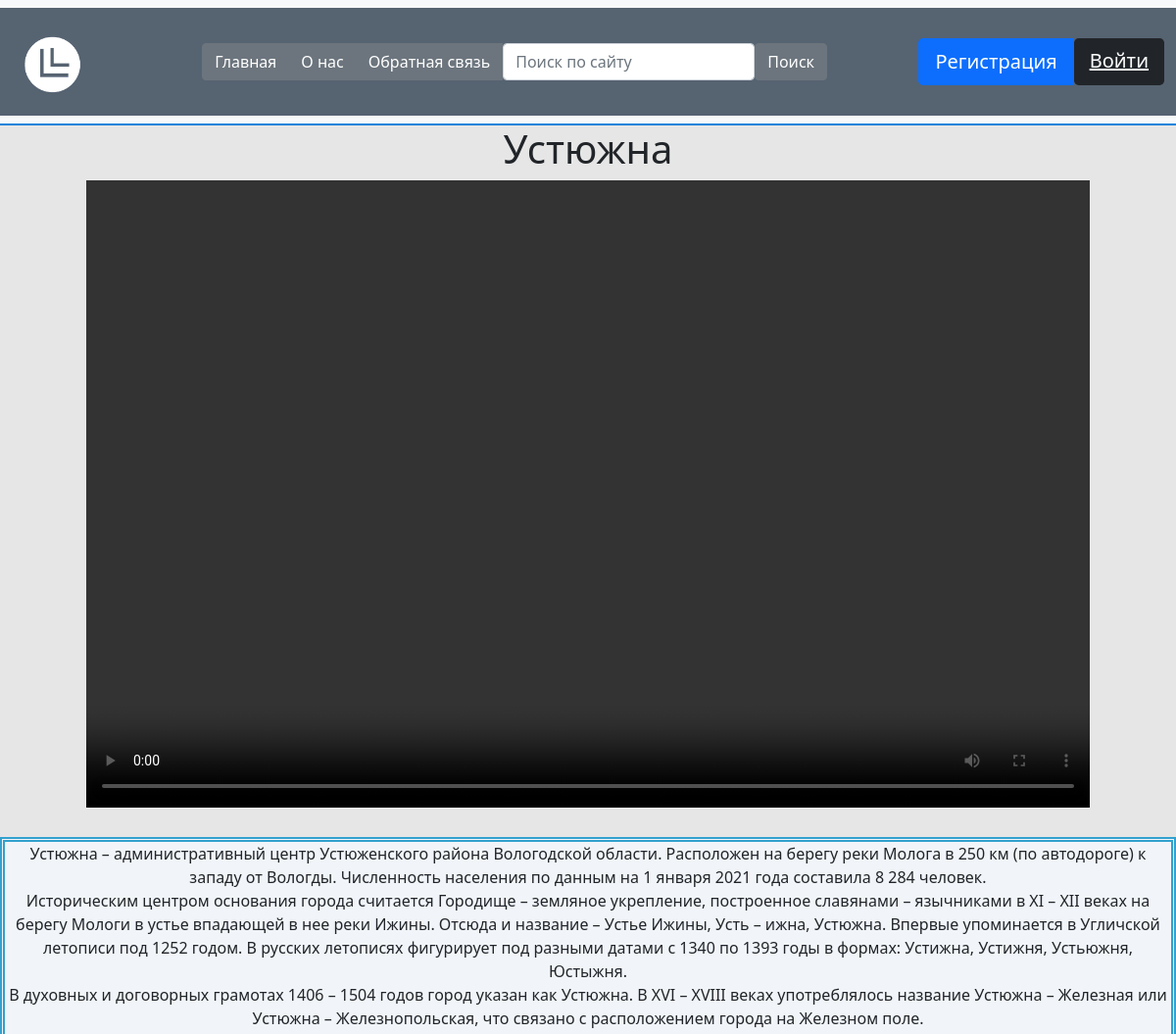
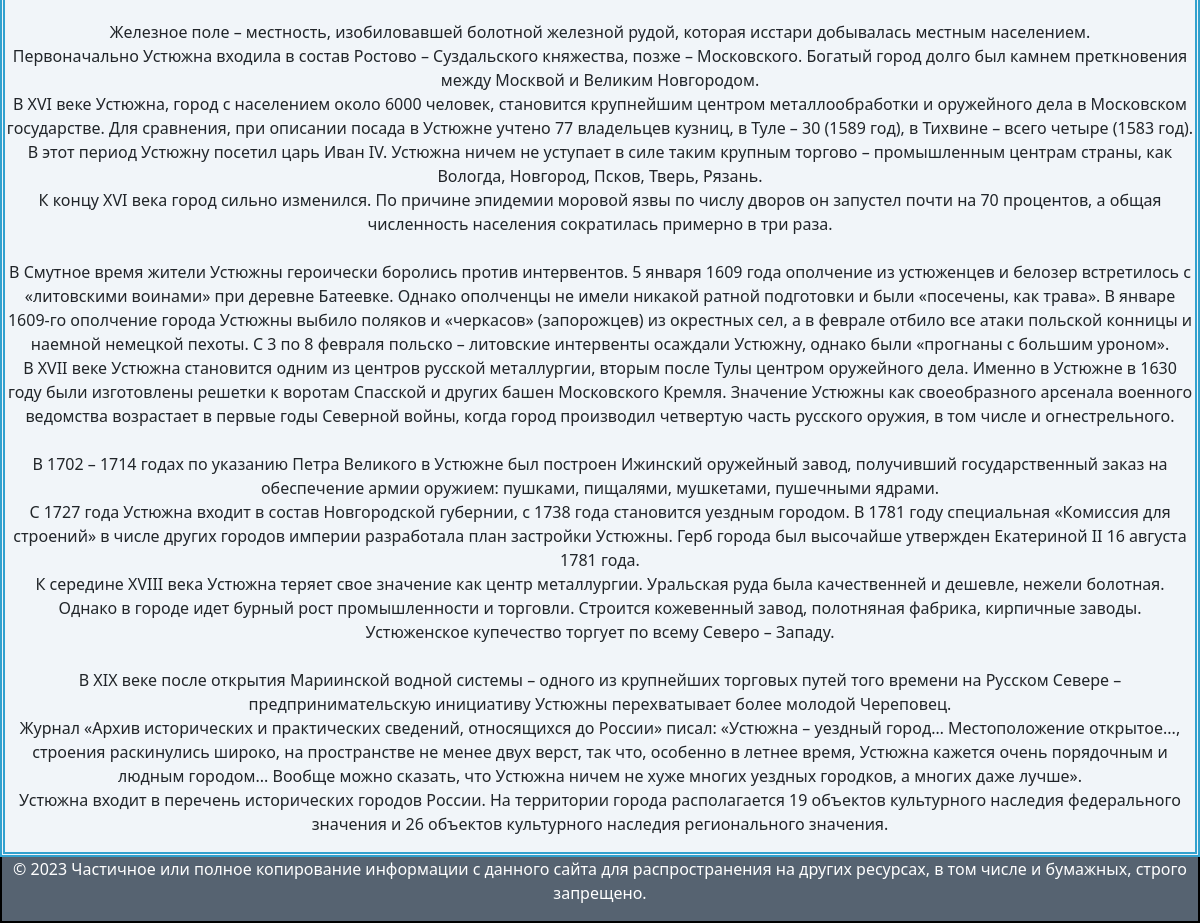
Screenshot of /post/ystyzhna/ with the database file from the repository (2 pictures, top to bottom).
### history/models.py (models this page shows, shortened)
class Movie(models.Model):
    title = models.CharField(max_length=255, verbose_name='Заголовок')
    description = models.TextField(verbose_name='Описание')
    location = models.TextField(max_length=255, default=True, verbose_name='Адрес')
    image = models.ImageField(upload_to='images/%Y/%m',verbose_name='Изображение')
    video = models.FileField(upload_to='videos//%Y/%m', verbose_name='Видео')
    created_at = models.DateTimeField(auto_now_add=True, verbose_name='Время создания')
    updated_at = models.DateTimeField(auto_now=True, verbose_name='Дата обновления')
    is_published = models.BooleanField(default=True, verbose_name='Публикация')
    slug = models.SlugField(max_length=255, unique=True, db_index=True, verbose_name='URL')
    def __str__(self):
        return self.title
    class Meta:
        verbose_name = 'Достопримечательности'
        verbose_name_plural = 'Достопримечательности'
        ordering = ['title', 'created_at']

### history/views.py (the view)
# urls.py: path('post/<slug:post_slug>/', ShowPost.as_view(), name='post'),
class ShowPost(DetailView):
    model = Movie
    template_name = 'history/post.html'
    slug_url_kwarg = 'post_slug'
    context_object_name = 'post'
    def get_context_data(self, *, object_list=None, **kwargs):
        context = super().get_context_data(**kwargs)
        context['title'] = context['post']
        return context

### history/templates/history/post.html
{% extends 'history/base.html' %}
{% block content %}
  <h1 class="post-center">{{post.title}}</h1>
  <div align='center'><video width="1024" height="640" controls>
    <source src="{{ post.video.url }}" type="video/mp4">
  </video>
  </div><br>
  <div class="post-center" style="background-color:#f1f5f9; border: thick double #32a1ce">{{post.description|linebreaks}}</div>
{% endblock %}

### history/static/history/css/styles.css (style rules this page uses)
.post-center { text-align: center; }

### rows the page displays
Movie: title "Устюжна", description "Устюжна – административный центр Устюженского района Вологодской области. Расположен на берегу реки Молога в 250 км (по автодороге) к западу от Вологды. Численность населения по данным на 1 января 2021 года составила 8 284 человек. Историческим центром основания города считается Городище – земляное укрепление, построенное славянами – язычниками в XI – XII веках на берегу Мологи в устье впадающей в нее реки Ижины. Отсюда и название – Устье Ижины, Усть – ижна, Устюжна. Впервые упоминается в Угличской летописи под 1252 годом. В русских летописях фигурирует под разными датами с 1340 по 1393 годы в формах: Устижна, Устижня, Устьюжня, Юстыжня. В духовных и договорных грамотах 1406 – 1504 годов…"
